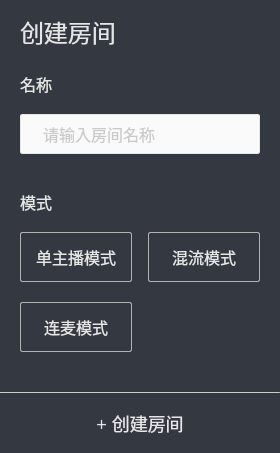
      <widget class="QWidget" name="m_zoneCreateRoom" native="true">
       <property name="minimumSize">
        <size>
         <width>280</width>
         <height>0</height>
        </size>
       </property>
       <property name="maximumSize">
        <size>
         <width>280</width>
         <height>16777215</height>
        </size>
       </property>
       <property name="styleSheet">
        <string notr="true">QWidget{
	background-color: rgb(52, 56, 65);
 }</string>
       </property>
       <layout class="QVBoxLayout" name="verticalLayout_5" stretch="526,1,60">
        <property name="spacing">
         <number>0</number>
        </property>
        <property name="leftMargin">
         <number>0</number>
        </property>
        <property name="topMargin">
         <number>0</number>
        </property>
        <property name="rightMargin">
         <number>0</number>
        </property>
        <property name="bottomMargin">
         <number>0</number>
        </property>
        <item>
         <layout class="QVBoxLayout" name="verticalLayout_4" stretch="0,0,0,0,0,0,0,0,0,0">
          <property name="spacing">
           <number>0</number>
          </property>
          <property name="leftMargin">
           <number>20</number>
          </property>
          <property name="rightMargin">
           <number>20</number>
          </property>
          <property name="bottomMargin">
           <number>0</number>
          </property>
          <item>
           <widget class="QLabel" name="m_lbCreateRoom">
            <property name="minimumSize">
             <size>
              <width>0</width>
              <height>64</height>
             </size>
            </property>
            <property name="maximumSize">
             <size>
              <width>16777215</width>
              <height>64</height>
             </size>
            </property>
            <property name="font">
             <font>
              <family>微软雅黑</family>
              <pointsize>-1</pointsize>
             </font>
            </property>
            <property name="styleSheet">
             <string notr="true">QLabel{
    font-family: 微软雅黑;
    font-size: 24px;
    border: none;
    text-align: left;
    color: #e6e6e6;
 }</string>
            </property>
            <property name="text">
             <string>创建房间</string>
            </property>
           </widget>
          </item>
          <item>
           <spacer name="verticalSpacer">
            <property name="orientation">
             <enum>Qt::Vertical</enum>
            </property>
            <property name="sizeType">
             <enum>QSizePolicy::Fixed</enum>
            </property>
            <property name="sizeHint" stdset="0">
             <size>
              <width>20</width>
              <height>10</height>
             </size>
            </property>
           </spacer>
          </item>
          <item>
           <widget class="QLabel" name="m_lbName">
            <property name="minimumSize">
             <size>
              <width>0</width>
              <height>20</height>
             </size>
            </property>
            <property name="maximumSize">
             <size>
              <width>16777215</width>
              <height>20</height>
             </size>
            </property>
            <property name="font">
             <font>
              <family>微软雅黑</family>
              <pointsize>-1</pointsize>
             </font>
            </property>
            <property name="styleSheet">
             <string notr="true">QLabel{
    font-family: 微软雅黑;
    font-size: 16px;
    text-align: left;
    border: none;
    color: #e6e6e6;
    
 }</string>
            </property>
            <property name="text">
             <string>名称</string>
            </property>
           </widget>
          </item>
          <item>
           <spacer name="verticalSpacer_2">
            <property name="orientation">
             <enum>Qt::Vertical</enum>
            </property>
            <property name="sizeType">
             <enum>QSizePolicy::Fixed</enum>
            </property>
            <property name="sizeHint" stdset="0">
             <size>
              <width>20</width>
              <height>20</height>
             </size>
            </property>
           </spacer>
          </item>
          <item>
           <widget class="QLineEdit" name="m_edRoomName">
            <property name="minimumSize">
             <size>
              <width>0</width>
              <height>40</height>
             </size>
            </property>
            <property name="maximumSize">
             <size>
              <width>16777215</width>
              <height>40</height>
             </size>
            </property>
            <property name="focusPolicy">
             <enum>Qt::ClickFocus</enum>
            </property>
            <property name="styleSheet">
             <string notr="true">QLineEdit#m_edRoomName{
     padding-left: 20px;
 }

 QLineEdit:!hover#m_edRoomName{
     border: 1px solid #e6e6e6;
     border-radius: 2px;
     font-family: 微软雅黑;
     font-size: 16px;
	 background-color: #fafafa;
	 color: #999999;
 }

 QLineEdit:hover#m_edRoomName{
     border: 1px solid #0e88eb;
     border-radius: 2px;
     font-family: 微软雅黑;
     font-size: 16px;
	 background-color: #fafafa;
	 color: #999999;
 }

 QLineEdit:focus#m_edRoomName{
     border: 1px solid #0e88eb;
     border-radius: 2px;
     font-family: 微软雅黑;
     font-size: 16px;
	 background-color: #ffffff;
	 color: #666666;
 }</string>
            </property>
            <property name="placeholderText">
             <string>请输入房间名称</string>
            </property>
           </widget>
          </item>
          <item>
           <spacer name="verticalSpacer_3">
            <property name="orientation">
             <enum>Qt::Vertical</enum>
            </property>
            <property name="sizeType">
             <enum>QSizePolicy::Fixed</enum>
            </property>
            <property name="sizeHint" stdset="0">
             <size>
              <width>20</width>
              <height>38</height>
             </size>
            </property>
           </spacer>
          </item>
          <item>
           <widget class="QLabel" name="m_lbMode">
            <property name="minimumSize">
             <size>
              <width>0</width>
              <height>20</height>
             </size>
            </property>
            <property name="maximumSize">
             <size>
              <width>16777215</width>
              <height>20</height>
             </size>
            </property>
            <property name="font">
             <font>
              <family>微软雅黑</family>
              <pointsize>-1</pointsize>
             </font>
            </property>
            <property name="styleSheet">
             <string notr="true">QLabel{
    font-family: 微软雅黑;
    font-size: 16px;
    text-align: left;
    border: none;
    color: #e6e6e6;
 }</string>
            </property>
            <property name="text">
             <string>模式</string>
            </property>
           </widget>
          </item>
          <item>
           <spacer name="verticalSpacer_4">
            <property name="orientation">
             <enum>Qt::Vertical</enum>
            </property>
            <property name="sizeType">
             <enum>QSizePolicy::Fixed</enum>
            </property>
            <property name="sizeHint" stdset="0">
             <size>
              <width>20</width>
              <height>20</height>
             </size>
            </property>
           </spacer>
          </item>
          <item>
           <layout class="QGridLayout" name="gridLayout">
            <property name="bottomMargin">
             <number>0</number>
            </property>
            <property name="horizontalSpacing">
             <number>16</number>
            </property>
            <property name="verticalSpacing">
             <number>20</number>
            </property>
            <item row="0" column="1">
             <widget class="QPushButton" name="m_bMixMode">
              <property name="minimumSize">
               <size>
                <width>0</width>
                <height>50</height>
               </size>
              </property>
              <property name="maximumSize">
               <size>
                <width>16777215</width>
                <height>50</height>
               </size>
              </property>
              <property name="focusPolicy">
               <enum>Qt::ClickFocus</enum>
              </property>
              <property name="styleSheet">
               <string notr="true"> QPushButton:!hover{
     font-family: 微软雅黑;
     font-size: 16px;
     border: 1px solid #b2b2b2;
     border-radius: 2px;
     background-color: #343841;
     color: #e6e6e6;
 }

 QPushButton:hover{
     font-family: 微软雅黑;
     font-size: 16px;
     border: 1px solid #0e88eb;
     border-radius: 2px;
     background-color: #343841;
     color: #0e88eb;   
 }

 QPushButton:checked{
     border: 1px solid #0e88eb;
     border-radius: 2px;
     background-color: #0e88eb;
     color: #ffffff;  
 }

 QPushButton:!enabled{
     border: 1px solid #111111;
     border-radius: 2px;
     background-color: #343841;
     color: #111111;  
 }</string>
              </property>
              <property name="text">
               <string>混流模式</string>
              </property>
              <property name="checkable">
               <bool>true</bool>
              </property>
             </widget>
            </item>
            <item row="0" column="0">
             <widget class="QPushButton" name="m_bSingleMode">
              <property name="minimumSize">
               <size>
                <width>0</width>
                <height>50</height>
               </size>
              </property>
              <property name="maximumSize">
               <size>
                <width>16777215</width>
                <height>50</height>
               </size>
              </property>
              <property name="focusPolicy">
               <enum>Qt::ClickFocus</enum>
              </property>
              <property name="contextMenuPolicy">
               <enum>Qt::DefaultContextMenu</enum>
              </property>
              <property name="styleSheet">
               <string notr="true"> QPushButton:!hover{
     font-family: 微软雅黑;
     font-size: 16px;
     border: 1px solid #b2b2b2;
     border-radius: 2px;
     background-color: #343841;
     color: #e6e6e6;
 }

 QPushButton:hover{
     font-family: 微软雅黑;
     font-size: 16px;
     border: 1px solid #0e88eb;
     border-radius: 2px;
     background-color: #343841;
     color: #0e88eb;   
 }

 QPushButton:checked{
     border: 1px solid #0e88eb;
     border-radius: 2px;
     background-color: #0e88eb;
     color: #ffffff;  
 }

 QPushButton:!enabled{
     border: 1px solid #111111;
     border-radius: 2px;
     background-color: #343841;
     color: #111111;  
 }</string>
              </property>
              <property name="text">
               <string>单主播模式</string>
              </property>
              <property name="checkable">
               <bool>true</bool>
              </property>
              <property name="autoDefault">
               <bool>true</bool>
              </property>
              <property name="default">
               <bool>false</bool>
              </property>
             </widget>
            </item>
            <item row="1" column="0">
             <widget class="QPushButton" name="m_bMultiMode">
              <property name="minimumSize">
               <size>
                <width>0</width>
                <height>50</height>
               </size>
              </property>
              <property name="maximumSize">
               <size>
                <width>16777215</width>
                <height>50</height>
               </size>
              </property>
              <property name="focusPolicy">
               <enum>Qt::ClickFocus</enum>
              </property>
              <property name="styleSheet">
               <string notr="true"> QPushButton:!hover{
     font-family: 微软雅黑;
     font-size: 16px;
     border: 1px solid #b2b2b2;
     border-radius: 2px;
     background-color: #343841;
     color: #e6e6e6;
 }

 QPushButton:hover{
     font-family: 微软雅黑;
     font-size: 16px;
     border: 1px solid #0e88eb;
     border-radius: 2px;
     background-color: #343841;
     color: #0e88eb;   
 }

 QPushButton:checked{
     border: 1px solid #0e88eb;
     border-radius: 2px;
     background-color: #0e88eb;
     color: #ffffff;  
 }

 QPushButton:!enabled{
     border: 1px solid #111111;
     border-radius: 2px;
     background-color: #343841;
     color: #111111;  
 }</string>
              </property>
              <property name="text">
               <string>连麦模式</string>
              </property>
              <property name="checkable">
               <bool>true</bool>
              </property>
             </widget>
            </item>
           </layout>
          </item>
          <item>
           <spacer name="verticalSpacer_5">
            <property name="orientation">
             <enum>Qt::Vertical</enum>
            </property>
            <property name="sizeHint" stdset="0">
             <size>
              <width>20</width>
              <height>40</height>
             </size>
            </property>
           </spacer>
          </item>
         </layout>
        </item>
        <item>
         <widget class="Line" name="m_lineBeforeCreate">
          <property name="minimumSize">
           <size>
            <width>0</width>
            <height>1</height>
           </size>
          </property>
          <property name="maximumSize">
           <size>
            <width>16777215</width>
            <height>1</height>
           </size>
          </property>
          <property name="styleSheet">
           <string notr="true">QFrame#m_lineBeforeCreate{
     background-color: #b2b2b2;
 }</string>
          </property>
          <property name="orientation">
           <enum>Qt::Horizontal</enum>
          </property>
         </widget>
        </item>
        <item>
         <widget class="QPushButton" name="m_bCreateRoom">
          <property name="minimumSize">
           <size>
            <width>0</width>
            <height>60</height>
           </size>
          </property>
          <property name="maximumSize">
           <size>
            <width>16777215</width>
            <height>60</height>
           </size>
          </property>
          <property name="focusPolicy">
           <enum>Qt::StrongFocus</enum>
          </property>
          <property name="styleSheet">
           <string notr="true">QPushButton:!hover{
     font-family: 微软雅黑;
     font-size: 18px;
     border: 1px solid #343841;
     background-color: #343841;
     color: #e6e6e6;
 }

 QPushButton:hover:!pressed{
     font-family: 微软雅黑;
     font-size: 18px;
     border: 1px solid #343841;
     background-color: #343841;
     color: #0e88eb;
 }

 QPushButton:hover:pressed{
     font-family: 微软雅黑;
     font-size: 18px;
     border: 1px solid #343841;
     background-color: #343841;
     color: #0d80de;
 }</string>
          </property>
          <property name="text">
           <string>+ 创建房间</string>
          </property>
         </widget>
        </item>
       </layout>
      </widget>
